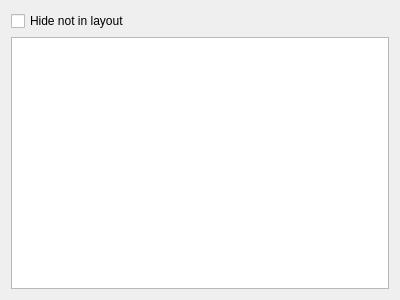
<?xml version="1.0" encoding="UTF-8"?>
<ui version="4.0">
 <class>VWidgetDetails</class>
 <widget class="QWidget" name="VWidgetDetails">
  <property name="geometry">
   <rect>
    <x>0</x>
    <y>0</y>
    <width>400</width>
    <height>300</height>
   </rect>
  </property>
  <property name="windowTitle">
   <string>Form</string>
  </property>
  <layout class="QVBoxLayout" name="verticalLayout">
   <item>
    <widget class="QCheckBox" name="checkBoxHideNotInLayout">
     <property name="toolTip">
      <string extracomment="hide details that are not in layout"/>
     </property>
     <property name="toolTipDuration">
      <number>1</number>
     </property>
     <property name="text">
      <string>Hide not in layout</string>
     </property>
    </widget>
   </item>
   <item>
    <widget class="QTableWidget" name="tableWidget">
     <property name="alternatingRowColors">
      <bool>true</bool>
     </property>
     <property name="selectionMode">
      <enum>QAbstractItemView::SingleSelection</enum>
     </property>
     <property name="selectionBehavior">
      <enum>QAbstractItemView::SelectRows</enum>
     </property>
     <property name="sortingEnabled">
      <bool>false</bool>
     </property>
     <attribute name="horizontalHeaderVisible">
      <bool>false</bool>
     </attribute>
     <attribute name="horizontalHeaderMinimumSectionSize">
      <number>16</number>
     </attribute>
     <attribute name="horizontalHeaderShowSortIndicator" stdset="0">
      <bool>false</bool>
     </attribute>
     <attribute name="horizontalHeaderStretchLastSection">
      <bool>true</bool>
     </attribute>
     <attribute name="verticalHeaderVisible">
      <bool>false</bool>
     </attribute>
     <attribute name="verticalHeaderMinimumSectionSize">
      <number>10</number>
     </attribute>
     <attribute name="verticalHeaderHighlightSections">
      <bool>false</bool>
     </attribute>
    </widget>
   </item>
  </layout>
 </widget>
 <resources/>
 <connections/>
</ui>
